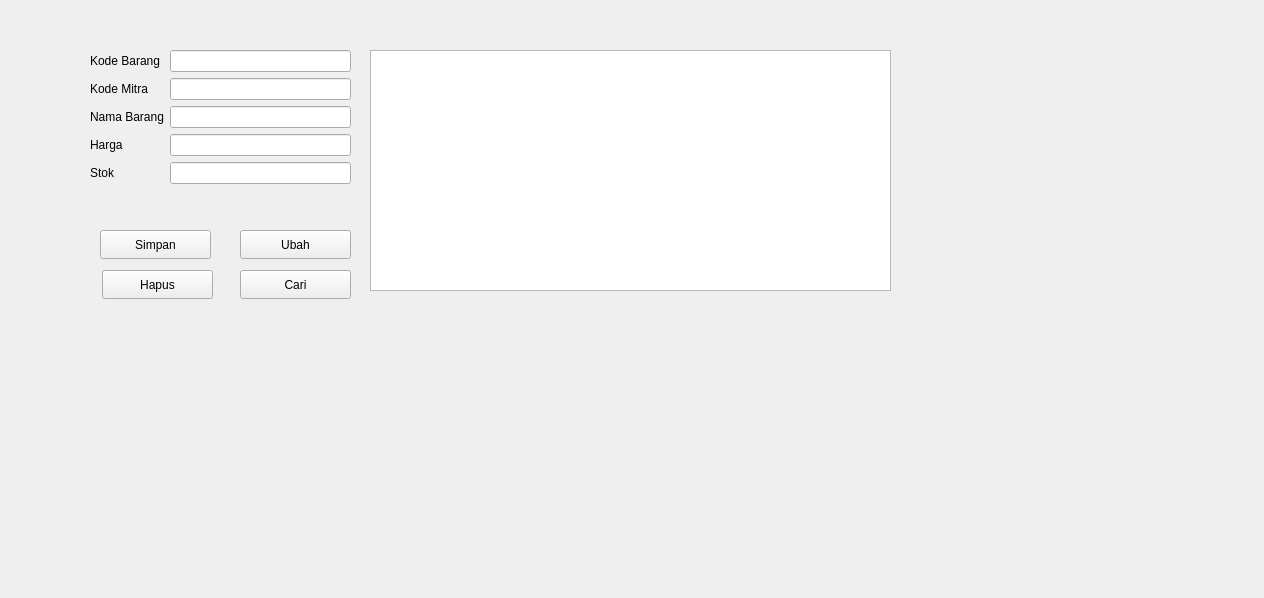
<?xml version="1.0" encoding="UTF-8"?>
<ui version="4.0">
 <class>FormBarang</class>
 <widget class="QWidget" name="FormBarang">
  <property name="geometry">
   <rect>
    <x>0</x>
    <y>0</y>
    <width>1264</width>
    <height>598</height>
   </rect>
  </property>
  <property name="windowTitle">
   <string>Form</string>
  </property>
  <widget class="QWidget" name="formLayoutWidget">
   <property name="geometry">
    <rect>
     <x>90</x>
     <y>50</y>
     <width>261</width>
     <height>161</height>
    </rect>
   </property>
   <layout class="QFormLayout" name="formLayout">
    <item row="0" column="0">
     <widget class="QLabel" name="kodeBarangLabel">
      <property name="text">
       <string>Kode Barang</string>
      </property>
     </widget>
    </item>
    <item row="0" column="1">
     <widget class="QLineEdit" name="kodeBarangLineEdit"/>
    </item>
    <item row="1" column="0">
     <widget class="QLabel" name="kodeMitraLabel">
      <property name="text">
       <string>Kode Mitra</string>
      </property>
     </widget>
    </item>
    <item row="1" column="1">
     <widget class="QLineEdit" name="kodeMitraLineEdit"/>
    </item>
    <item row="2" column="0">
     <widget class="QLabel" name="namaBarangLabel">
      <property name="text">
       <string>Nama Barang</string>
      </property>
     </widget>
    </item>
    <item row="2" column="1">
     <widget class="QLineEdit" name="namaBarangLineEdit"/>
    </item>
    <item row="3" column="0">
     <widget class="QLabel" name="hargaLabel">
      <property name="text">
       <string>Harga</string>
      </property>
     </widget>
    </item>
    <item row="3" column="1">
     <widget class="QLineEdit" name="hargaLineEdit"/>
    </item>
    <item row="4" column="0">
     <widget class="QLabel" name="stokLabel">
      <property name="text">
       <string>Stok</string>
      </property>
     </widget>
    </item>
    <item row="4" column="1">
     <widget class="QLineEdit" name="stokLineEdit"/>
    </item>
   </layout>
  </widget>
  <widget class="QPushButton" name="pushButton">
   <property name="geometry">
    <rect>
     <x>240</x>
     <y>230</y>
     <width>111</width>
     <height>29</height>
    </rect>
   </property>
   <property name="text">
    <string>Ubah</string>
   </property>
  </widget>
  <widget class="QPushButton" name="pushButton_2">
   <property name="geometry">
    <rect>
     <x>100</x>
     <y>230</y>
     <width>111</width>
     <height>29</height>
    </rect>
   </property>
   <property name="text">
    <string>Simpan</string>
   </property>
  </widget>
  <widget class="QPushButton" name="pushButton_3">
   <property name="geometry">
    <rect>
     <x>102</x>
     <y>270</y>
     <width>111</width>
     <height>29</height>
    </rect>
   </property>
   <property name="text">
    <string>Hapus</string>
   </property>
  </widget>
  <widget class="QPushButton" name="pushButton_4">
   <property name="geometry">
    <rect>
     <x>240</x>
     <y>270</y>
     <width>111</width>
     <height>29</height>
    </rect>
   </property>
   <property name="text">
    <string>Cari</string>
   </property>
  </widget>
  <widget class="QTableView" name="tableBarang">
   <property name="geometry">
    <rect>
     <x>370</x>
     <y>50</y>
     <width>521</width>
     <height>241</height>
    </rect>
   </property>
  </widget>
 </widget>
 <resources/>
 <connections/>
</ui>
